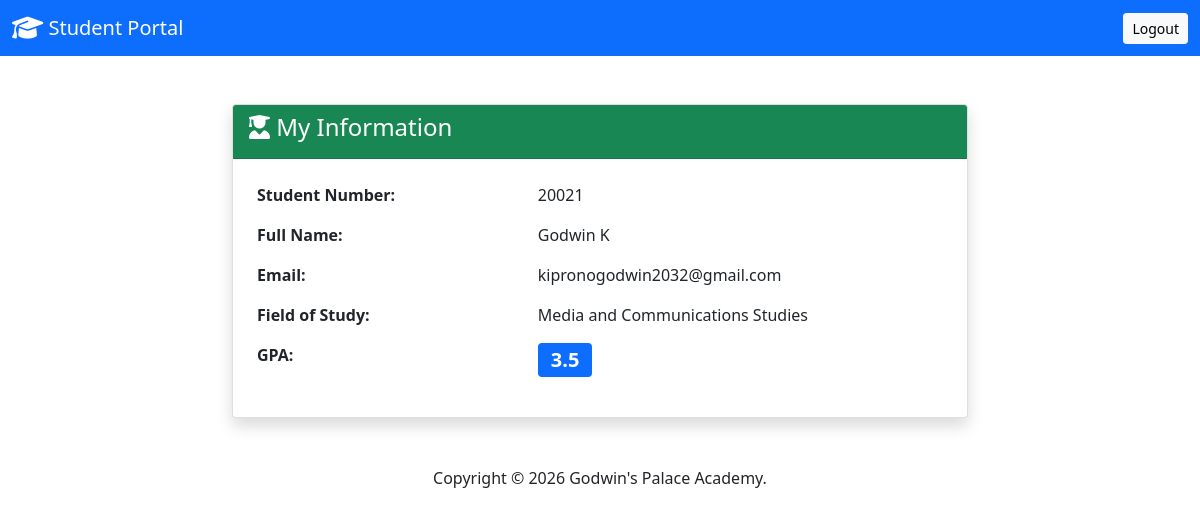
The page /student/dashboard/ (signed in) on the database its author committed.
### students/models.py (models this page shows, shortened)
class Student(models.Model):
    student_number = models.IntegerField(unique=True)
    first_name = models.CharField(max_length=100)
    last_name = models.CharField(max_length=100)
    email = models.EmailField()
    field_of_study = models.CharField(max_length=100)
    gpa = models.FloatField()
    password = models.CharField(max_length=128, default='student123')
    class Meta:
        ordering = ['last_name', 'first_name']

### students/views.py (the view)
# urls.py: path('student/dashboard/', views.student_dashboard, name='student_dashboard'),
def student_dashboard(request):
  student_id = request.session.get('student_id')
  if not student_id:
    return HttpResponseRedirect(reverse('student_login'))
  try:
    student = Student.objects.get(id=student_id)
    return render(request, 'students/student_dashboard.html', {
      'student': student
    })
  except Student.DoesNotExist:
    return HttpResponseRedirect(reverse('student_login'))

### students/templates/students/student_dashboard.html (shortened to what this page needs)
<!DOCTYPE html>
<html lang="en">
<head>
    <link rel="stylesheet" href="https://cdnjs.cloudflare.com/ajax/libs/font-awesome/6.1.1/css/all.min.css">
    <link href="https://cdn.jsdelivr.net/npm/bootstrap@5.0.2/dist/css/bootstrap.min.css" rel="stylesheet">
</head>
<body>
    <nav class="navbar navbar-expand-lg navbar-dark bg-primary">
        <div class="container-fluid">
            <a class="navbar-brand" href="#">
                <i class="fa-solid fa-graduation-cap fa-lg"></i> Student Portal
            </a>
            <a href="{% url 'student_logout' %}" class="btn btn-light btn-sm">Logout</a>
        </div>
    </nav>
    <div class="container mt-5">
        <div class="row justify-content-center">
            <div class="col-md-8">
                <div class="card shadow">
                    <div class="card-header bg-success text-white">
                        <h4><i class="fa-solid fa-user-graduate"></i> My Information</h4>
                    </div>
                    <div class="card-body">
                        <table class="table table-borderless">
                            <tr>
                                <th width="40%">Student Number:</th>
                                <td>{{ student.student_number }}</td>
                            </tr>
                            <tr>
                                <th>Full Name:</th>
                                <td>{{ student.first_name }} {{ student.last_name }}</td>
                            </tr>
                            <tr>
                                <th>Email:</th>
                                <td>{{ student.email }}</td>
                            </tr>
                            <tr>
                                <th>Field of Study:</th>
                                <td>{{ student.field_of_study }}</td>
                            </tr>
                            <tr>
                                <th>GPA:</th>
                                <td><span class="badge bg-primary fs-5">{{ student.gpa }}</span></td>
                            </tr>
                        </table>
                    </div>
                </div>
            </div>
        </div>
    </div>
    <footer class="mt-5 mb-4">
        <div class="text-center">
            <span>Copyright &copy; <script>document.write(new Date().getFullYear())</script> Godwin's Palace Academy.</span>
        </div>
    </footer>
</body>
</html>

### rows shown on the page
Student: student_number "20021", first_name "Godwin", last_name "K", email "kipronogodwin2032@gmail.com", field_of_study "Media and Communications Studies", gpa "3.5"
